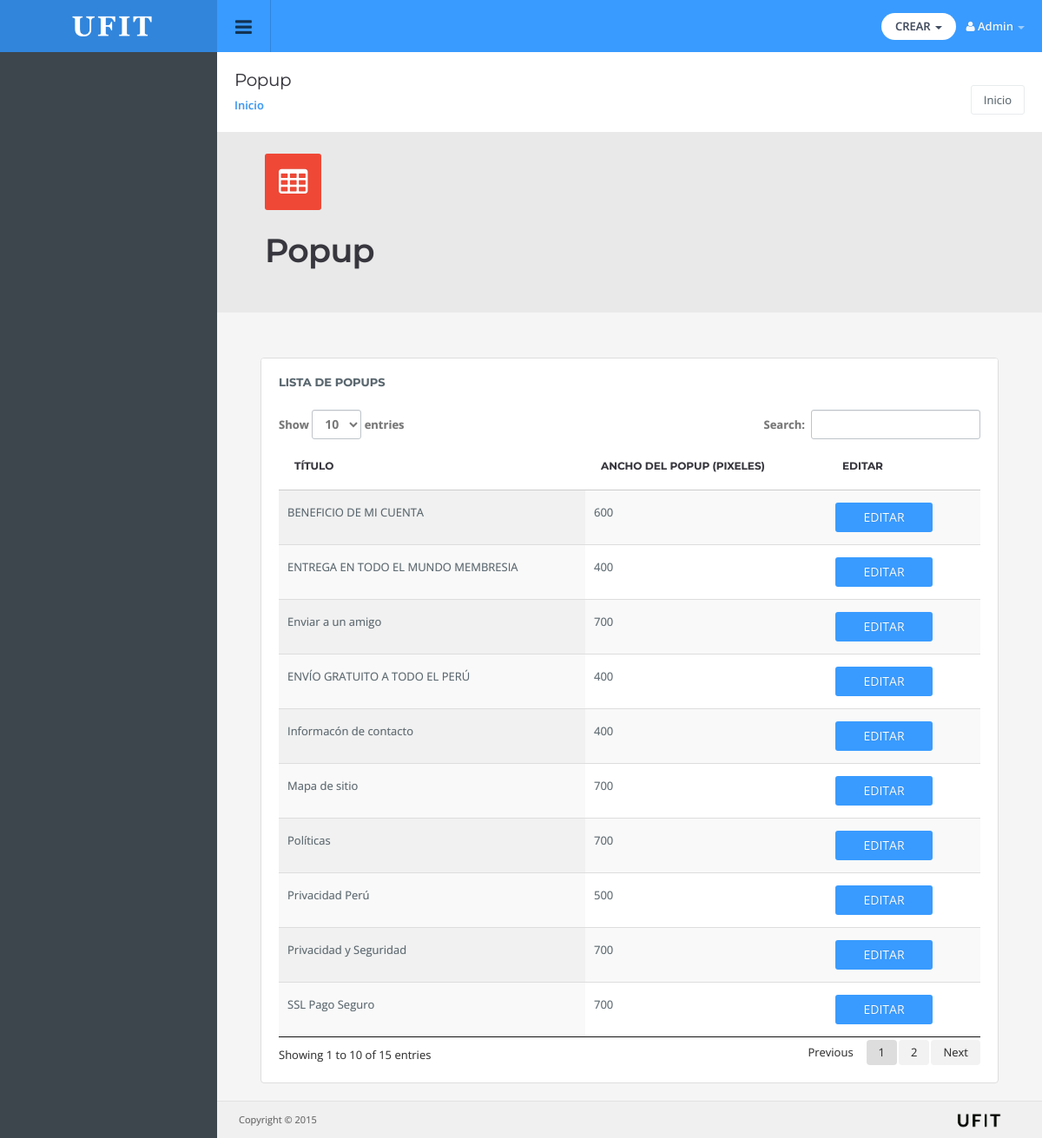
Screenshot of /admin/popups.php (signed in) with the database file from the repository.
### tables this page shows
CREATE TABLE IF NOT EXISTS `tbl_popup` (
  `id_popup` int(10) NOT NULL AUTO_INCREMENT,
  `nombre_popup` varchar(100) NOT NULL,
  `des_popup` longtext NOT NULL,
  `ancho_popup` varchar(100) NOT NULL,
  `titulo_popup` varchar(500) NOT NULL,
  PRIMARY KEY (`id_popup`)
);

### admin/popups.php (called while the page is built, shortened)
<?php
include("aplication/vista/popups.php");
?>

### admin/aplication/modelo/modelo_base_datos.php (called while the page is built, shortened)
<?php
	class db_model{
	    public $link_base_datos;
	    public function conectar($host='localhost',$user='root',$clave='',$db='royalty_web')
	    {
	        $this->link_base_datos = mysqli_connect($host, $user, $clave,$db);
	        mysqli_set_charset($this->link_base_datos,"utf8");
	    }
	    public function select_sql($sql,$r=''){
	    	$query = mysqli_query($this->link_base_datos,$sql);
	    	return $query;
	    }
	}
?>

### admin/aplication/modelo/Popups2.php (the view, shortened to what this page needs)
<?php
class Popups{
	?>
		<?php
	public function listPopups(){
    $db_Full = new db_model(); $db_Full->conectar();
		$query = $db_Full->select_sql("select  * FROM tbl_popup");
		?>
<br>
    <div class="col-md-12">
      <div class="panel panel-default">
        <div class="panel-title">
          Lista de Popups
        </div>
        <div class="panel-body table-responsive">
            <table id="example0" class="table display">
            <thead>
               <tr>
                <th  >Título</th>
                <th  >Ancho del Popup (pixeles)</th>
                <th >Editar</th>
                <th ></th>
                </tr>
              </thead>
              <tbody id="listadoul">
              <?php
			while($row = mysqli_fetch_assoc($query))
			{
			?>
            <tr >
                    <td ><?php echo $row['nombre_popup']; ?></td>
                     <td ><?php echo $row['ancho_popup']; ?></td>
                  <td>
                    	<a class="btn btn-default btn-block"  href="popups?id=<?php echo $row['id_popup'] ?>&amp;action=edit">EDITAR</a>
                    </td>
                    <td>
                    ?></td>
			</tr>
                <?php
			}
			?>
               </tbody>
            </table>
        </div>
      </div>
    </div>
        <?php
	}
}
?>

### admin/aplication/includes/admin/include.php (shortened to what this page needs)
<!DOCTYPE html>
<html lang="en">
  <head>
  <link href="../webroot/assets/css/root.css" rel="stylesheet">
  <link href="../js/plupload-2.1.9/js/jquery.plupload.queue/css/jquery.plupload.queue.css" rel="stylesheet">
  </head>
  <body>
  <div id="top" class="clearfix">
    <div class="applogo">
      <a href="index.php" class="logo"><img src="../webroot/logo_admin.png" width="150" style="margin-top:-4px; margin-left:5px"></a>
    </div>
    <a href="#" class="sidebar-open-button"><i class="fa fa-bars"></i></a>
    <ul class="top-right">
    <li class="dropdown link">
      <a href="#" data-toggle="dropdown" class="dropdown-toggle hdbutton" aria-expanded="false">CREAR <span class="caret"></span></a>
    </li>
    <li class="dropdown link">
      <a href="#" data-toggle="dropdown" class="dropdown-toggle profilebox"><i class="fa fa-user"></i> <b>Admin</b><span class="caret"></span></a>
    </li>
    </ul>
  </div>

### admin/aplication/vista/popups.php
<?php include("../admin/aplication/includes/admin/include.php"); ?>
<div class="content">
  <div class="page-header">
    <h1 class="title">Popup</h1>
      <ol class="breadcrumb">
        <li><a href="index.php">Inicio</a></li>
      </ol>
    <div class="right">
      <div class="btn-group" role="group" aria-label="...">
        <a href="index.php" class="btn btn-light">Inicio</a>
      </div>
    </div>
  </div>
  <div class="row presentation" style="padding:40px">
    <div class="col-lg-8 col-md-6 titles">
      <span class="icon color10-bg"><i class="fa fa-table"></i></span>
      <h1>Popup</h1>
     </div>
  </div>
<div class="container-padding">
  <div class="row">
     <?php
												$obj   = new Popups($idioma, $msgbox, $sesion->getUsuario());
												if(!isset($_GET['actioncat'])){
													if($_GET['action']){
														$accion = $_GET['action']."Popups";
														$obj->$accion();
													}else{
														$obj->listPopups();
													}
											   }?>
  </div>
</div>
<div class="row footer">
  <div class="col-md-6 text-left">
  	Copyright © 2015
  </div>
  <div class="col-md-6 text-right">
    <img src="../webroot/logo.png" width="100">
  </div>
</div>
</div>
<?php include("../admin/aplication/includes/admin/inc.footer2.php"); ?>

### admin/aplication/includes/admin/inc.footer2.php (shortened to what this page needs)
</body>
</html>

### webroot/assets/css/datatables.css (style rules this page uses)
table.dataTable { width: 100%; margin: 0 auto; clear: both; border-collapse: separate; border-spacing: 0; }
table.dataTable thead th, table.dataTable tfoot th { font-weight: bold; text-transform: uppercase; font-size: 12px; }
table.dataTable thead th, table.dataTable thead td { padding: 16px 18px; border-bottom: 1px solid #ccc; }
table.dataTable thead .sorting_asc, table.dataTable thead .sorting_desc, table.dataTable thead .sorting { cursor: pointer; *cursor: hand; }
table.dataTable thead .sorting { background: url("../../../img/datatables/sort_both.png") no-repeat center right; }
table.dataTable thead .sorting_asc { background: url("../../../img/datatables/sort_asc.png") no-repeat center right; }
table.dataTable tbody tr { background-color: white; }
table.dataTable tbody th, table.dataTable tbody td { padding: 14px 10px; }
table.dataTable.row-border tbody th, table.dataTable.row-border tbody td, table.dataTable.display tbody th, table.dataTable.display tbody td { border-top: 1px solid #dddddd; }
table.dataTable.row-border tbody tr:first-child th, table.dataTable.row-border tbody tr:first-child td, table.dataTable.display tbody tr:first-child th, table.dataTable.display tbody tr:first-child td { border-top: none; }
table.dataTable.stripe tbody tr.odd, table.dataTable.display tbody tr.odd { background-color: #f9f9f9; }
table.dataTable.order-column tbody tr > .sorting_1, table.dataTable.order-column tbody tr > .sorting_2, table.dataTable.order-column tbody tr > .sorting_3, table.dataTable.display tbody tr > .sorting_1, table.dataTable.display tbody tr > .sorting_2, table.dataTable.display tbody tr > .sorting_3 { background-color: #f9f9f9; }
table.dataTable.display tbody tr.odd > .sorting_1, table.dataTable.order-column.stripe tbody tr.odd > .sorting_1 { background-color: #f1f1f1; }
table.dataTable.display tbody tr.even > .sorting_1, table.dataTable.order-column.stripe tbody tr.even > .sorting_1 { background-color: #f9f9f9; }
table.dataTable.no-footer { border-bottom: 1px solid #111111; }
table.dataTable, table.dataTable th, table.dataTable td { -webkit-box-sizing: content-box; -moz-box-sizing: content-box; box-sizing: content-box; }

### rows the page displays
tbl_popup: nombre_popup "ENVÍO GRATUITO A TODO EL PERÚ", ancho_popup "400"
tbl_popup: nombre_popup "Políticas", ancho_popup "700"
tbl_popup: nombre_popup "Mapa de sitio", ancho_popup "700"
tbl_popup: nombre_popup "Privacidad y Seguridad", ancho_popup "700"
tbl_popup: nombre_popup "Privacidad Perú", ancho_popup "500"
tbl_popup: nombre_popup "SSL Pago Seguro", ancho_popup "700"
tbl_popup: nombre_popup "ENTREGA EN TODO EL MUNDO MEMBRESIA", ancho_popup "400"
tbl_popup: nombre_popup "BENEFICIO DE MI CUENTA", ancho_popup "600"
tbl_popup: nombre_popup "Informacón de contacto", ancho_popup "400"
tbl_popup: nombre_popup "Enviar a un amigo", ancho_popup "700"
